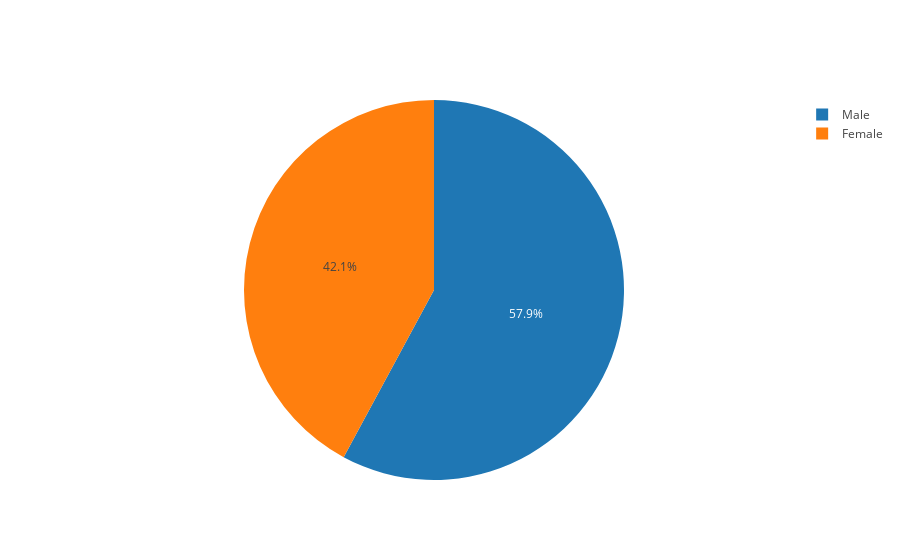

Write notebook code for a chart like this one.
### Markdown cell above
<a id="visualization"></a> <br>
# Visualization
## Rate of the Male-Female Predictions

### Code cell
# Count of male-female
male_count = 0 
female_count = 0
for i in range(y_pred_test.shape[1]):
    if y_pred_test[0][i] == 0:
        male_count+=1
    else:
        female_count+=1

# Visualization
import plotly.offline as py
import plotly.graph_objs as go
py.init_notebook_mode(connected=True)

labels = ['Male','Female']
values = [male_count,female_count]

trace = go.Pie(labels=labels, values=values)

py.iplot([trace], filename='basic_pie_chart')

### Figure 1 — Plotly figure (JSON) as saved in the notebook; plotly's stock layout.template omitted (floating-point values rounded to 4 significant figures)
{"data": [{"labels": ["Male", "Female"], "type": "pie", "uid": "12ba181d-f5ac-4938-aca6-b09676bd17fd", "values": [367, 267]}], "layout": {}}
